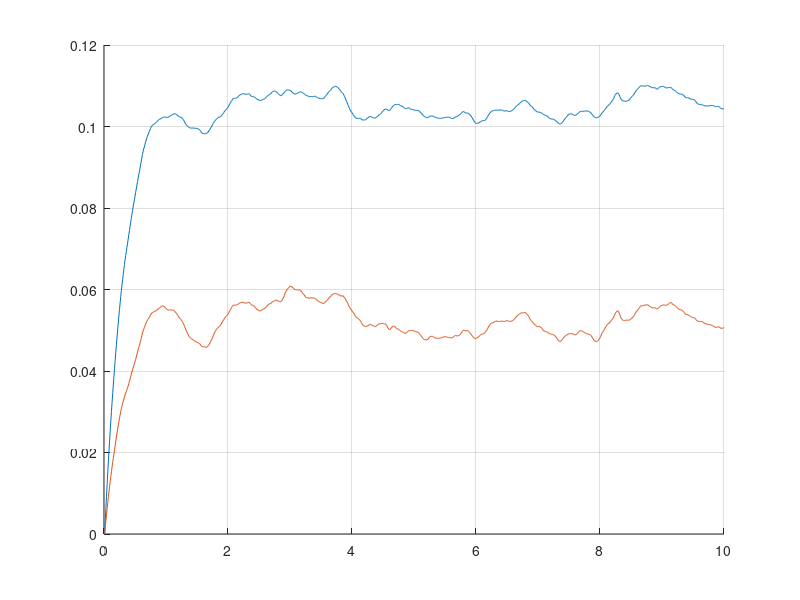

The MATLAB source for this figure:
clc
clear
close all
%% System_values
H=10;
D=4;
pi=3.1416;
K1=0.316;
K2=0.296;
%% Time_values
ts=0;
tf=10;
dt=0.01;
t=ts:dt:tf;
%% Initial_values
u1(1)=0;
u2(1)=0;
xhat1(1)=0;
xhat2(1)=0;
X1(1)=xhat1(1);
X2(1)=xhat2(1);
%% Gains
k1=18.3612;
k2=0.1117;
k3=0.1117;
k4=9.2473;
l1=53.5433;
l2=90.6618;
l3=0.3183;
l4=90.3439;
%% SVFC_and_observer_for_step
for i=2:length(t)
u1(i)=1;
u2(i)=1;
%Observer & SVFC
Y1(i-1)=(0.11172)*X1(i-1)-(0.11172)*X2(i-1);
Y2(i-1)=(0.06618)*X2(i-1);

Z1(i-1)= awgn(Y1(i-1),10,'measured');
Z2(i-1)= awgn(Y2(i-1),10,'measured');

X1(i)=X1(i-1)+dt*(-0.018141476628452*X1(i-1)+0.018141476628452*X2(i-1)+0.162382348687210*(u1(i-1)-k1*xhat1(i-1)-k2*xhat2(i-1)));
X2(i)=X2(i-1)+dt*(0.035556602383417*X1(i-1)-0.056620924415524*X2(i-1)+0.318263211127003*(u2(i-1)-k3*xhat1(i-1)-k4*xhat2(i-1)));

%Observer
yhat1(i-1)=(0.11172)*xhat1(i-1)-(0.11172)*xhat2(i-1);
yhat2(i-1)=(0.06618)*xhat2(i-1);

xhat1(i)=xhat1(i-1)+dt*(-0.018141476628452*xhat1(i-1)+0.018141476628452*xhat2(i-1)+0.162382348687210*(u1(i-1)-k1*xhat1(i-1)-k2*xhat2(i-1))+l1*(Z1(i-1)-yhat1(i-1))+l2*(Z2(i-1)-yhat2(i-1)));
xhat2(i)=xhat2(i-1)+dt*(0.035556602383417*xhat1(i-1)-0.056620924415524*xhat2(i-1)+0.318263211127003*(u2(i-1)-k3*xhat1(i-1)-k4*xhat2(i-1))+l3*(Z1(i-1)-yhat1(i-1))+l4*(Z2(i-1)-yhat2(i-1)));

end
%% Plot
grid on
hold on

plot(t,X2);
plot(t,X1);
  
%plot(t,xhat2);
%plot(t,xhat1);

t=ts:dt:tf-dt;
% plot(t,Y2);
% plot(t,Y1);

%plot(t,Z2);
%plot(t,Z1);

% plot(t,yhat2);
% plot(t,yhat1);

